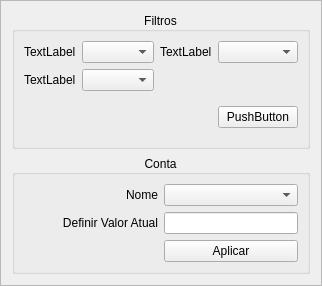
         <widget class="QFrame" name="frame">
          <property name="frameShape">
           <enum>QFrame::StyledPanel</enum>
          </property>
          <property name="frameShadow">
           <enum>QFrame::Raised</enum>
          </property>
          <layout class="QGridLayout" name="gridLayout_7">
           <item row="1" column="0" colspan="2">
            <widget class="QGroupBox" name="groupBox_2">
             <property name="title">
              <string>Conta</string>
             </property>
             <property name="alignment">
              <set>Qt::AlignCenter</set>
             </property>
             <layout class="QGridLayout" name="gridLayout_15">
              <item row="0" column="0">
               <widget class="QLabel" name="label_42">
                <property name="text">
                 <string>Nome</string>
                </property>
                <property name="alignment">
                 <set>Qt::AlignRight|Qt::AlignTrailing|Qt::AlignVCenter</set>
                </property>
               </widget>
              </item>
              <item row="1" column="0">
               <widget class="QLabel" name="label_44">
                <property name="text">
                 <string>Definir Valor Atual</string>
                </property>
                <property name="alignment">
                 <set>Qt::AlignRight|Qt::AlignTrailing|Qt::AlignVCenter</set>
                </property>
               </widget>
              </item>
              <item row="1" column="1">
               <widget class="QLineEdit" name="lineEdit">
                <property name="sizePolicy">
                 <sizepolicy hsizetype="Ignored" vsizetype="Fixed">
                  <horstretch>0</horstretch>
                  <verstretch>0</verstretch>
                 </sizepolicy>
                </property>
               </widget>
              </item>
              <item row="0" column="1">
               <widget class="QComboBox" name="comboBox_6"/>
              </item>
              <item row="2" column="1">
               <widget class="QPushButton" name="pushButton_4">
                <property name="text">
                 <string>Aplicar</string>
                </property>
               </widget>
              </item>
             </layout>
            </widget>
           </item>
           <item row="0" column="0" colspan="2">
            <widget class="QGroupBox" name="groupBox">
             <property name="title">
              <string>Filtros</string>
             </property>
             <property name="alignment">
              <set>Qt::AlignCenter</set>
             </property>
             <layout class="QGridLayout" name="gridLayout_14">
              <item row="1" column="0">
               <widget class="QLabel" name="label_33">
                <property name="text">
                 <string>TextLabel</string>
                </property>
               </widget>
              </item>
              <item row="1" column="1">
               <widget class="QComboBox" name="comboBox_3"/>
              </item>
              <item row="1" column="3">
               <widget class="QLabel" name="label_35">
                <property name="text">
                 <string>TextLabel</string>
                </property>
               </widget>
              </item>
              <item row="1" column="4">
               <widget class="QComboBox" name="comboBox_5"/>
              </item>
              <item row="2" column="0">
               <widget class="QLabel" name="label_34">
                <property name="text">
                 <string>TextLabel</string>
                </property>
               </widget>
              </item>
              <item row="2" column="1">
               <widget class="QComboBox" name="comboBox_4"/>
              </item>
              <item row="3" column="1">
               <spacer name="verticalSpacer_4">
                <property name="orientation">
                 <enum>Qt::Vertical</enum>
                </property>
                <property name="sizeHint" stdset="0">
                 <size>
                  <width>20</width>
                  <height>40</height>
                 </size>
                </property>
               </spacer>
              </item>
              <item row="3" column="4">
               <widget class="QPushButton" name="pushButton_5">
                <property name="text">
                 <string>PushButton</string>
                </property>
               </widget>
              </item>
             </layout>
            </widget>
           </item>
          </layout>
         </widget>
